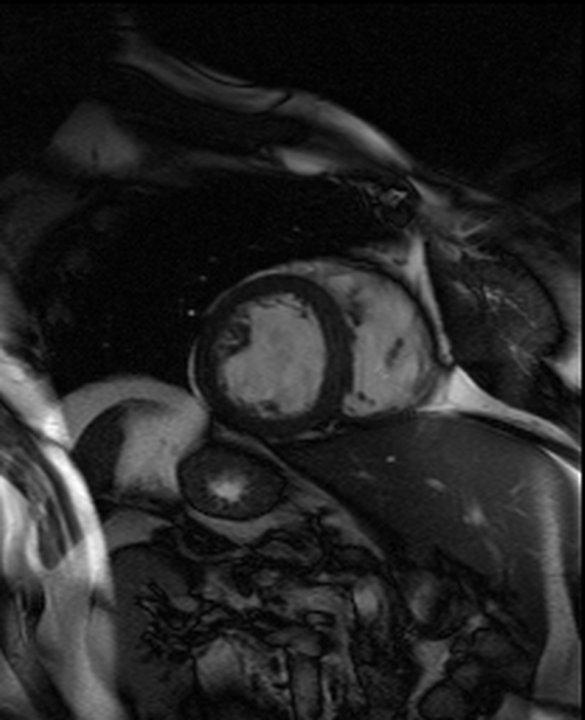
//> input picture tajheartproject/MRI/MRI1_01.png, 585 x 720 px
$ ./Contoursv5   (built with g++ and OpenCV 4)
//> lines starting //> are read from the running program, lines starting //| are printed output that depends on the picture; after the words box and inside, x2 and y2 are one past the last pixel; in counts of white or black regions, pixels touching at a corner belong together
#include "opencv2/core/core.hpp"
#include "opencv2/highgui/highgui.hpp"
#include "opencv2/imgproc/imgproc.hpp"
#include "iostream"
#include <stdio.h>

#define DEBUG 0

//Cropped area size.
#define SQUARE_SIZE 200
#define CROPMIDPOINT 100

//Canny edge detection threshold, it is quite low due to the low
//brightness of the images.
#define THRESH 60

//Used to access all of the images.
#define ONESCOLUMN 6
#define TENSCOLUMN 5
#define NUMIMAGES 16

//Middle point of images.
#define MIDDLEX 292
#define MIDDLEY 360

//Colours used in image analysis.
#define WHITE 255
#define MANICOLOUR 127

//Size of the images when displayed.
#define WINDOWX 325
#define WINDOWY 400
//First of four image positions.
#define FIRSTPOSX 0
#define FIRSTPOSY 0
//Second of four image positions.
#define SECONDPOSX WINDOWX+5
#define SECONDPOSY 0
//Third of four image positions.
#define THIRDPOSX 0
#define THIRDPOSY WINDOWY+25
//Fourth of four image positions.
#define FOURTHPOSX WINDOWX+5
#define FOURTHPOSY WINDOWY+25


using namespace cv;
using namespace std;

Point mousePos;
Point cropPos, centerPos;

int i;
double heartArea;
int click = 0;


//Function Prototypes

void onMouse(int event, int x, int y, int flags, void* userdata);
void disImage(char* winName, Mat Image, int Position);

int main(int argc, char** argv) {


	string filename = "MRI1_01.png";

	//If no argument is given to "./Contours" then MRI1_01.png is used.
	for(int k = 1; k <= NUMIMAGES; k++) {

		//renames the file for each iteration of the for loop.

		stringstream convert;

		if (k > 1) {
			convert << k;
			if (k < 10) {
				filename.replace(ONESCOLUMN, 1, convert.str());
			}
			else {
				filename.replace(TENSCOLUMN, 2, convert.str());
			}
		}


		Mat originalImage = imread(filename);
//> originalImage is the input picture: 720 rows x 585 cols, CV_8UC3; min 0, max 255, mean 35.9
		if(originalImage.empty()) {
			//Checks that the file can be opened, if it can't, prints "can not open"
			//and end the program
			cout << "can not open " << filename << endl;
			return -1;
		}
		if (DEBUG) {cout << "File Loaded\n\r";}

		//cropPos is set to the middle pixel in the image
		cropPos.x = MIDDLEX;
		cropPos.y = MIDDLEY;
		centerPos.x = CROPMIDPOINT;
		centerPos.y = CROPMIDPOINT;

		//Creates the image variables used for this project, one is used for each step
		//to facilitate debugging and understanding the code.
		Mat image = originalImage.clone(), reducedImage, croppedImage, drawnImage, erodedImage, stepImage, areaImage, edgeImage, contrastImage, blurImage, binaryImage, contourImage, borderImage;
		Mat rotateMatrix(2, 3, CV_32FC1);
		Mat kernel = Mat::ones(3, 3, CV_8U);

		//Pointers later used to go through each pixel in the images
		uchar* p;
		uchar* q;

		if (DEBUG) {cout << "Variables Created\n\r";}

		//Asks for a mouse click to locate the heart, if any character except y or Y
		//is supplied it uses the center of the image
		if(click == 0) {
			cout << "Would you like to center the search area? [y/n]\n\r";
			cin >> i;
//> the answer given: 3
			if(i == 'y' || i == 'Y') {
				namedWindow("Click Image", WINDOW_AUTOSIZE);
				setMouseCallback("Click Image", onMouse, NULL);
				imshow("Click Image", image);
				waitKey(0);
				destroyWindow("Click Image");
				if(DEBUG) {cout << mousePos <<"\n\r";}
				cropPos = mousePos;
			}
			else {click = 1;}
		}

		//Crops the main image around the cropPos point
		croppedImage = image(Rect((cropPos.x-(SQUARE_SIZE*0.5)), (cropPos.y-(SQUARE_SIZE*0.5)), SQUARE_SIZE, SQUARE_SIZE));

		if (DEBUG) {cout << "Image Cropped\n\r";}

		//Convert image to gray scale, (although it is already gray it is still treated as BGR)
		cvtColor(croppedImage, drawnImage, CV_BGR2GRAY);

		//Scales the image down to half it's size then back up, the purpose of this is
		//to get rid of some of the noise in the image.  Similarly to a blur technique
		pyrDown(croppedImage, reducedImage, Size(croppedImage.cols/2, croppedImage.rows/2));
		pyrUp(reducedImage, croppedImage, croppedImage.size());
		croppedImage.convertTo(contrastImage, -1, 2.2, 10);
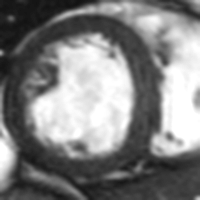
//> contrastImage: 200 rows x 200 cols, CV_8UC3; min 17, max 255, mean 128.9
		if (DEBUG) {cout << "First noise reduction performed\n\r";}

		//Edge features of the image are detected using the Canny method
		Canny(contrastImage, edgeImage, THRESH, 2*THRESH, 3);
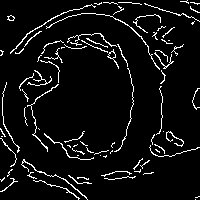
//> edgeImage: 200 rows x 200 cols, CV_8UC1; 6.3% white in thin lines or dots

		if (DEBUG) {cout << "Edge detection performed\n\r";}

		//Blurs the image to reduce the noise in it
		blur(edgeImage, blurImage, Size(8,8));

		if (DEBUG) {cout << "Image blurred\n\r";}

		//Set all pixels in the blurred edge image to white if they are not zero.
		//The purpose of this is to give a clear binary image for further operations.
		for( int i = 0; i < blurImage.cols; ++i) {
			p = blurImage.ptr<uchar>(i);
			for (int j = 0; j < blurImage.rows; ++j) {
				if (!(p[j] == 0)) {
					p[j] = WHITE;
				}
			}
		}
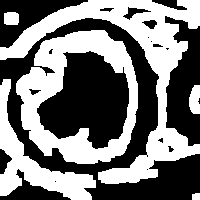
//> blurImage: 200 rows x 200 cols, CV_8UC1; 47.2% white; 6 white regions, box (x1, y1, x2, y2) and area: (0, 0, 200, 184) 8384, (16, 30, 138, 164) 6793, (0, 79, 96, 200) 3199, (189, 85, 200, 114) 266, (4, 12, 19, 25) 184, (192, 193, 200, 200) 53

		if (DEBUG) {cout << "Non-zero pixels set to white\n\r";}

		//Fill the border around the heart ventricle with a color that isn't in the image
		//otherwise (MANICOLOUR), this will allow the two borders to be easily identified.
		floodFill(blurImage, Point(0,70), Scalar(MANICOLOUR), 0, Scalar(), Scalar(), 4);
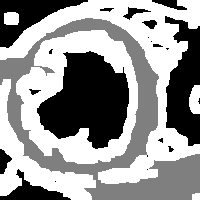
//> blurImage: 200 rows x 200 cols, CV_8UC1; min 0, max 255, mean 149.5

		if (DEBUG) {cout << "Heart border surrounded\n\r";}

		//Set any pixel that is the MANICOLOUR to black and all other pixels to white, this
		//is to ensure the borders can easily be picked out of the image.
		for( int i = 0; i < blurImage.cols; ++i) {
		  p = blurImage.ptr<uchar>(i);
			for (int j = 0; j < blurImage.rows; ++j) {
				if (!(p[j] == MANICOLOUR)) {
					p[j] = WHITE;
				}
				else {
					p[j] = 0;
				}
			}
		}
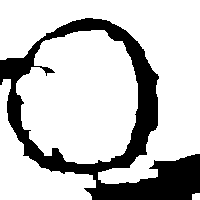
//> blurImage: 200 rows x 200 cols, CV_8UC1; 77.1% white; 1 black region, box (x1, y1, x2, y2) and area: (0, 18, 200, 200) 9174

		if (DEBUG) {cout << "File Loaded\n\r";}

		//The function erode is used to slightly reduce the size of the white areas in the
		//image so as to allow a border to be extracted from the image.
		erode(blurImage, erodedImage, kernel);
//> erodedImage: 200 rows x 200 cols, CV_8UC1; 73.4% white; 1 black region, box (x1, y1, x2, y2) and area: (0, 17, 200, 200) 10634
		areaImage = blurImage - erodedImage;
//> areaImage: 200 rows x 200 cols, CV_8UC1; 3.6% white in thin lines or dots

		if (DEBUG) {cout << "Borders found\n\r";}

		//Fill the heart with MANICOLOUR so that the area can be counted.
		floodFill(areaImage, Point(CROPMIDPOINT,CROPMIDPOINT), Scalar(MANICOLOUR), 0, Scalar(), Scalar(), 4);
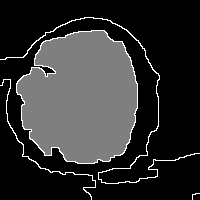
//> areaImage: 200 rows x 200 cols, CV_8UC1; min 0, max 255, mean 47.8
		heartArea = 0;

		if (DEBUG) {cout << "Heart filled\n\r";}

		//Count each instance of MANICOLOUR, to get the heart area.
		for( int i = 0; i < areaImage.cols; ++i) {
			p = areaImage.ptr<uchar>(i);
			for (int j = 0; j < areaImage.rows; ++j) {
				if (p[j] == MANICOLOUR) {
					heartArea++;
				}
			}
		}
//> this loop made 200 passes
//> heartArea on passes 33 to 35: 38, 70, 106
//> after the loop, heartArea = 12132

		//Prints the area of the heart.

		cout << "\nIn image " << filename << " the heart is " << heartArea << " pixels in area.\n\r";
//| In image MRI1_01.png the heart is 12132 pixels in area.

		if (DEBUG) {cout << "Area counted\n\r";}

		//Draw the borders from the border image onto the original cropped image.
		for( int i = 0; i < areaImage.cols; ++i) {
			p = areaImage.ptr<uchar>(i);
			q = drawnImage.ptr<uchar>(i);
			for (int j = 0; j < areaImage.rows; ++j) {
				if (p[j] == WHITE) {
					q[j] = WHITE;
				}
			}
		}
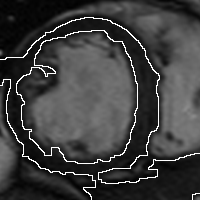
//> drawnImage: 200 rows x 200 cols, CV_8UC1; min 1, max 255, mean 62.7

		if (DEBUG) {cout << "Borders overlaid\n\r";}

		//Display the final product, along with the most important steps.
		disImage((char *)"Drawn Image", drawnImage, 4);
		disImage((char *)"Original Image", originalImage, 1);
		disImage((char *)"Edge Image", edgeImage, 2);
		disImage((char *)"Area Image", areaImage, 3);

		waitKey(0);
		destroyAllWindows();
	}
}

void disImage(char* winName, Mat Image, int Position) {
//> (the run ends here: the program exits with an error code, at `return -1;`)
